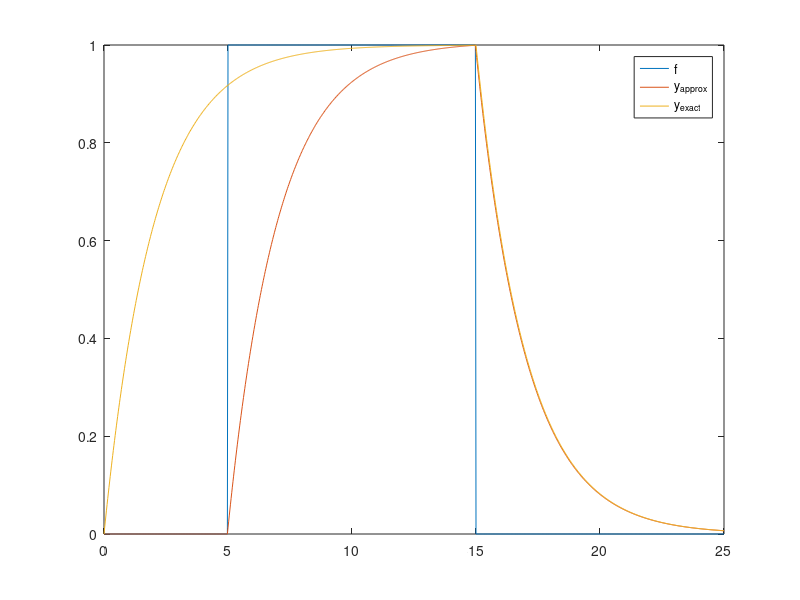

Recreate this plot in MATLAB.
clf
clear
clc

td = 5; Tmax = 25; a = 0.5; tp = 10; T = Tmax/1000;
t = 0:T:Tmax;
h = a .* exp(-a .* t);
f = rectpuls(t - tp /2 - td,tp);

yexact = exp(-a .* (t)) .* (exp(a .* min(tp + td,t)) - 1);
y = T .* conv(double(h),double(f));

y = y(1:length(t));

plot(t,f,t,y,t,yexact)
legend({'f','y_{approx}','y_{exact}'})

